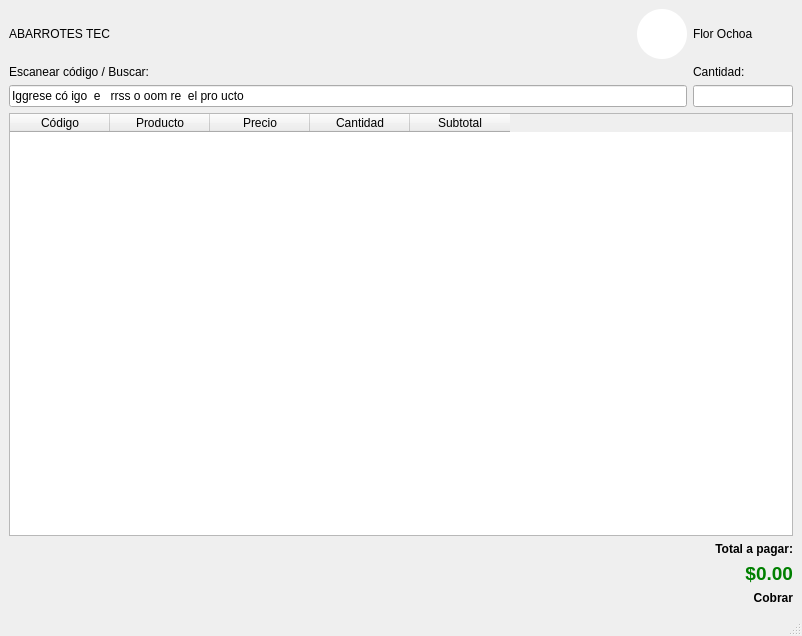
<?xml version="1.0" encoding="UTF-8"?>
<ui version="4.0">
 <class>MainWindow</class>
 <widget class="QMainWindow" name="MainWindow">
  <property name="geometry">
   <rect>
    <x>0</x>
    <y>0</y>
    <width>802</width>
    <height>636</height>
   </rect>
  </property>
  <property name="windowTitle">
   <string>MainWindow</string>
  </property>
  <widget class="QWidget" name="centralwidget">
   <layout class="QVBoxLayout" name="verticalLayout_3">
    <item>
     <layout class="QHBoxLayout" name="horizontalLayout_6">
      <item>
       <widget class="QLabel" name="label">
        <property name="maximumSize">
         <size>
          <width>1000</width>
          <height>300</height>
         </size>
        </property>
        <property name="text">
         <string>ABARROTES TEC</string>
        </property>
       </widget>
      </item>
      <item>
       <widget class="QLabel" name="label_8">
        <property name="minimumSize">
         <size>
          <width>50</width>
          <height>50</height>
         </size>
        </property>
        <property name="maximumSize">
         <size>
          <width>50</width>
          <height>50</height>
         </size>
        </property>
        <property name="styleSheet">
         <string notr="true">background-color:white;
border-radius:25px;</string>
        </property>
        <property name="text">
         <string/>
        </property>
        <property name="alignment">
         <set>Qt::AlignRight|Qt::AlignTrailing|Qt::AlignVCenter</set>
        </property>
       </widget>
      </item>
      <item>
       <widget class="QLabel" name="label_7">
        <property name="maximumSize">
         <size>
          <width>100</width>
          <height>100</height>
         </size>
        </property>
        <property name="text">
         <string>Flor Ochoa</string>
        </property>
       </widget>
      </item>
     </layout>
    </item>
    <item>
     <layout class="QVBoxLayout" name="verticalLayout_4">
      <item>
       <layout class="QHBoxLayout" name="horizontalLayout_4">
        <item>
         <layout class="QVBoxLayout" name="verticalLayout_7">
          <item>
           <widget class="QLabel" name="label_2">
            <property name="text">
             <string>Escanear código / Buscar:</string>
            </property>
           </widget>
          </item>
          <item>
           <widget class="QLineEdit" name="lineEdit">
            <property name="inputMask">
             <string>Ingrese código de barras o nombre del producto</string>
            </property>
            <property name="text">
             <string>Igrese cóigo e rrs o omre el proucto</string>
            </property>
           </widget>
          </item>
         </layout>
        </item>
        <item>
         <layout class="QVBoxLayout" name="verticalLayout_6">
          <item>
           <widget class="QLabel" name="label_3">
            <property name="text">
             <string>Cantidad:</string>
            </property>
           </widget>
          </item>
          <item>
           <widget class="QLineEdit" name="lineEdit_2">
            <property name="maximumSize">
             <size>
              <width>100</width>
              <height>16777215</height>
             </size>
            </property>
           </widget>
          </item>
         </layout>
        </item>
       </layout>
      </item>
     </layout>
    </item>
    <item>
     <widget class="QTableWidget" name="tableWidget">
      <column>
       <property name="text">
        <string>Código</string>
       </property>
      </column>
      <column>
       <property name="text">
        <string>Producto</string>
       </property>
      </column>
      <column>
       <property name="text">
        <string>Precio</string>
       </property>
      </column>
      <column>
       <property name="text">
        <string>Cantidad</string>
       </property>
      </column>
      <column>
       <property name="text">
        <string>Subtotal</string>
       </property>
      </column>
     </widget>
    </item>
    <item>
     <layout class="QVBoxLayout" name="verticalLayout_2">
      <item>
       <layout class="QVBoxLayout" name="verticalLayout">
        <item>
         <widget class="QLabel" name="label_4">
          <property name="font">
           <font>
            <weight>75</weight>
            <bold>true</bold>
           </font>
          </property>
          <property name="text">
           <string>Total a pagar:</string>
          </property>
          <property name="alignment">
           <set>Qt::AlignRight|Qt::AlignTrailing|Qt::AlignVCenter</set>
          </property>
         </widget>
        </item>
        <item>
         <widget class="QLabel" name="label_5">
          <property name="font">
           <font>
            <pointsize>14</pointsize>
            <weight>75</weight>
            <bold>true</bold>
           </font>
          </property>
          <property name="styleSheet">
           <string notr="true">color:green;</string>
          </property>
          <property name="text">
           <string>$0.00</string>
          </property>
          <property name="alignment">
           <set>Qt::AlignRight|Qt::AlignTrailing|Qt::AlignVCenter</set>
          </property>
         </widget>
        </item>
        <item>
         <widget class="QLabel" name="label_6">
          <property name="font">
           <font>
            <weight>75</weight>
            <bold>true</bold>
           </font>
          </property>
          <property name="text">
           <string>Cobrar</string>
          </property>
          <property name="alignment">
           <set>Qt::AlignRight|Qt::AlignTrailing|Qt::AlignVCenter</set>
          </property>
         </widget>
        </item>
       </layout>
      </item>
     </layout>
    </item>
   </layout>
  </widget>
  <widget class="QMenuBar" name="menubar">
   <property name="geometry">
    <rect>
     <x>0</x>
     <y>0</y>
     <width>802</width>
     <height>26</height>
    </rect>
   </property>
  </widget>
  <widget class="QStatusBar" name="statusbar"/>
 </widget>
 <resources/>
 <connections/>
</ui>
